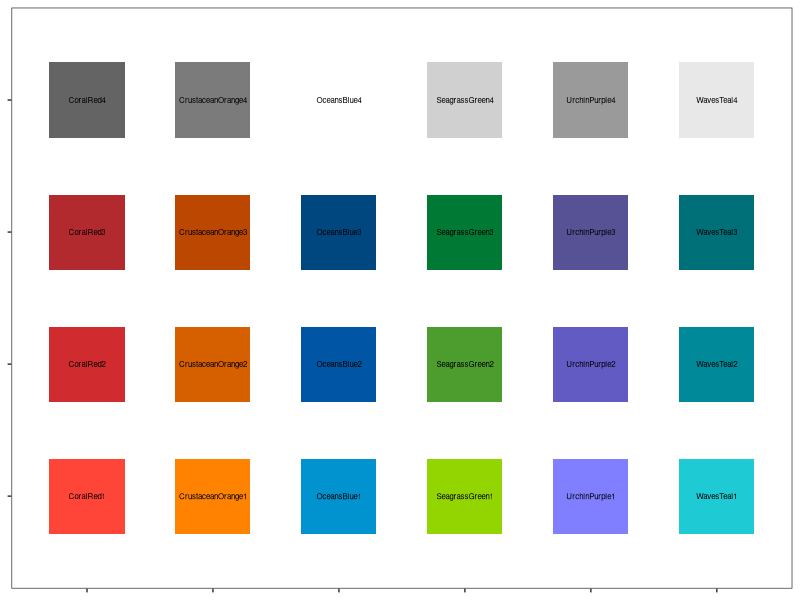

The R source for this figure:
library(ggplot2)


# Blues (the fourth one is just white)
OceansBlue1='#0093D0'
OceansBlue2='#0055A4'
OceansBlue3='#00467F'
OceansBlue4='#FFFFFF'

#  Teals (the fourth one is a grey)
WavesTeal1='#1ECAD3'
WavesTeal2='#008998'
WavesTeal3='#007078'
WavesTeal4='#E8E8E8'

#  Greens (the fourth one is a grey)
SeagrassGreen1='#93D500'
SeagrassGreen2='#4C9C2E'
SeagrassGreen3='#007934'
SeagrassGreen4='#D0D0D0'

#  Purples (the fourth one is a grey)
UrchinPurple1='#7F7FFF'
UrchinPurple2='#625BC4'
UrchinPurple3='#575195'
UrchinPurple4='#9A9A9A'

#  Oranges (the fourth one is a grey)
CrustaceanOrange1='#FF8300'
CrustaceanOrange2='#D65F00'
CrustaceanOrange3='#BC4700'
CrustaceanOrange4='#7B7B7B'

#  Reds (the fourth one is a gray)
CoralRed1='#FF4438'
CoralRed2='#D02C2F'
CoralRed3='#B2292E'
CoralRed4='#646464'



#  To see the above colors plotted, run the below code
palette <- data.frame(category=c('OceansBlue','OceansBlue','OceansBlue','OceansBlue',
                                 'WavesTeal','WavesTeal','WavesTeal','WavesTeal',
                                 'SeagrassGreen','SeagrassGreen','SeagrassGreen','SeagrassGreen',
                                 'UrchinPurple','UrchinPurple','UrchinPurple','UrchinPurple',
                                 'CrustaceanOrange','CrustaceanOrange','CrustaceanOrange','CrustaceanOrange',
                                 'CoralRed','CoralRed','CoralRed','CoralRed'),
           code=c('#0093D0','#0055A4','#00467F','#FFFFFF',
                  '#1ECAD3','#008998','#007078','#E8E8E8',
                  '#93D500','#4C9C2E','#007934','#D0D0D0',
                  '#7F7FFF','#625BC4','#575195','#9A9A9A',
                  '#FF8300','#D65F00','#BC4700','#7B7B7B',
                  '#FF4438','#D02C2F','#B2292E','#646464'),
           group=rep(1:4,6))

pdf("NOAA_Fisheries_Colors.pdf")
ggplot(palette,aes(category,group)) + 
  geom_point(col=palette$code,size=25,shape=15) + 
  theme_bw() + 
  theme(axis.text=element_blank(),
        axis.title=element_blank(),
        panel.grid = element_blank()) +
  ylim(0.5,4.5) + 
  geom_text(aes(category,group,label=paste0(category,group)),size=2)
dev.off()
